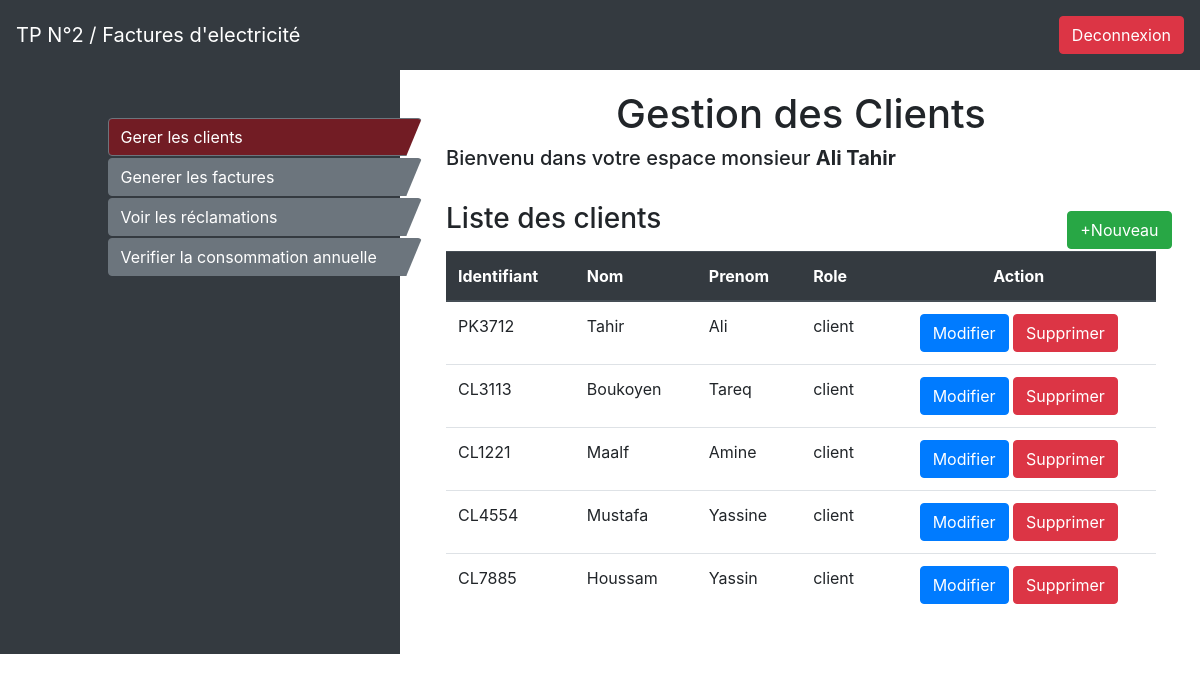
Page /admin/adminGestionClient.php (signed in) on the committed database.
### tables this page shows
CREATE TABLE `user` (
  `id_user` int(10) UNSIGNED NOT NULL,
  `login` varchar(50) NOT NULL,
  `password` varchar(50) NOT NULL,
  `nom` varchar(50) NOT NULL,
  `prenom` varchar(50) NOT NULL,
  `status` varchar(50) NOT NULL
);

### admin/adminGestionClient.php (the view, shortened to what this page needs)
<?php
if(isset($_SESSION["id_user"])){
    $nom = $_SESSION['nom'];
    $prenom = $_SESSION['prenom'];
    $sql = "SELECT * FROM user WHERE status = 'client'";
}else
{
    header("Location:index.php");
}
?>
<div class="main col-8" style="padding: 20px 40px 20px 50px; margin-left: 33%">
    <h1 class="h1 text-center">Gestion des Clients</h1>
    <p class="h5">Bienvenu dans votre espace monsieur <b><?= $prenom . " " .$nom ;?></b></p>
    <br>
    <p class="h3" style="margin-bottom: -25px">Liste des clients</p>
    <form class="form-inline" action="inscriptionClient.php" style="margin-left: 87.5%; margin-bottom: 2px">
        <button class="btn btn-success my-2 my-sm-0" type="submit">+Nouveau</button>
    </form>
    <table class="table">
        <thead class="thead-dark">
        <tr>
            <th scope="col">Identifiant</th>
            <th scope="col">Nom</th>
            <th scope="col">Prenom</th>
            <th scope="col">Role</th>
            <th scope="col" class="text-center">Action</th>
        </tr>
        </thead>
        <tbody style="padding: 20px 50px 20px 50px">
        <?php
        foreach ($db->query($sql) as $clients) : ?>
        <tr>
            <td><?= $clients['login'] ?></td>
            <td><?= $clients['nom'] ?></td>
            <td><?= $clients['prenom'] ?></td>
            <td><?= $clients['status'] ?></td>
            <td class="text-center">
                <a href="inscriptionClient.php?id=<?= $clients['id_user'] ?>"><button class="btn btn-primary my-2 my-sm-0">Modifier</button></a>
                <a href="adminGestionClient.php?supprimer=<?= $clients['id_user'] ?>"><button class="btn btn-danger my-2 my-sm-0">Supprimer</button></a>
            </td>
        </tr>
        <?php
        endforeach;
        ?>
        </tbody>
    </table>
</div>
</div>
</div>
</body>
</html>

### css/template.css (style rules this page uses)
.menu { color: #ffffff; }
.btn-menu { width: 85%; margin-left: 25%; clip-path: polygon(0 0, 100% 0, 95% 100%, 0% 100%); margin-bottom: 2px; }

### admin/adminGestionClient.php (style rules this page uses)
.btn-menu1 { background-color: #721c24; }

### rows in the picture
user: login "PK3712", nom "Tahir", prenom "Ali", status "client"
user: login "CL3113", nom "Boukoyen", prenom "Tareq", status "client"
user: login "CL1221", nom "Maalf", prenom "Amine", status "client"
user: login "CL4554", nom "Mustafa", prenom "Yassine", status "client"
user: login "CL7885", nom "Houssam", prenom "Yassin", status "client"

### other values in the picture
$prenom "Ali"
$nom "Tahir"
